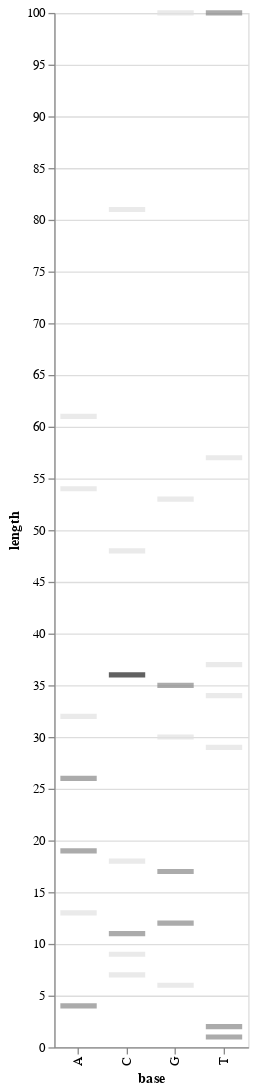

Notebook cell for this chart:
### Markdown cell above
The following chart is created using the `alt.Chart()` function and passing the data as an argument. The `mark_tick()` function is used to create a tick chart with a thickness of 4 pixels.

The chart is encoded with two main axis:

- y-axis which represents the length of the data and it is encoded by the `'length'` field of the data.
- x-axis which represents the base of the data and it is encoded by the `'base'` field of the data.
The chart also encodes a color, it encodes the `'count'` field of the data and it sets the legend to `None` and it uses the `'greys'` scale from the Altair library.

Finally, the chart properties are set to a width of 100 pixels and a height of 800 pixels.

### Code cell
import altair as alt
alt.Chart(sequences_grouped_by_length).mark_tick(thickness=4).encode(
    y = alt.Y('length:Q'),
    x = alt.X('base'),
    color=alt.Color('count:Q',legend=None,
                    scale=alt.Scale(scheme="greys"))
).properties(
    width=150,
    height=800)

### Figure 1 — Vega-Lite specification as saved in the notebook (floating-point values rounded to 4 significant figures)
{"config": {"view": {"continuousWidth": 300, "continuousHeight": 300}}, "data": {"name": "data-3c9433eeac5a6c623c51abe999a78a49"}, "mark": {"type": "tick", "thickness": 4}, "encoding": {"color": {"field": "count", "legend": null, "scale": {"scheme": "greys"}, "type": "quantitative"}, "x": {"field": "base", "type": "nominal"}, "y": {"field": "length", "type": "quantitative"}}, "height": 800, "width": 150, "$schema": "https://vega.github.io/schema/vega-lite/v5.20.1.json", "datasets": {"data-3c9433eeac5a6c623c51abe999a78a49": [{"base": "A", "length": 4, "count": 2}, {"base": "A", "length": 13, "count": 1}, {"base": "A", "length": 19, "count": 2}, {"base": "A", "length": 26, "count": 2}, {"base": "A", "length": 32, "count": 1}, {"base": "A", "length": 54, "count": 1}, {"base": "A", "length": 61, "count": 1}, {"base": "C", "length": 7, "count": 1}, {"base": "C", "length": 9, "count": 1}, {"base": "C", "length": 11, "count": 2}, {"base": "C", "length": 18, "count": 1}, {"base": "C", "length": 36, "count": 3}, {"base": "C", "length": 48, "count": 1}, {"base": "C", "length": 81, "count": 1}, {"base": "G", "length": 6, "count": 1}, {"base": "G", "length": 12, "count": 2}, {"base": "G", "length": 17, "count": 2}, {"base": "G", "length": 30, "count": 1}, {"base": "G", "length": 35, "count": 2}, {"base": "G", "length": 53, "count": 1}, {"base": "G", "length": 100, "count": 1}, {"base": "T", "length": 1, "count": 2}, {"base": "T", "length": 2, "count": 2}, {"base": "T", "length": 29, "count": 1}, {"base": "T", "length": 34, "count": 1}, {"base": "T", "length": 37, "count": 1}, {"base": "T", "length": 57, "count": 1}, {"base": "T", "length": 100, "count": 2}]}}
